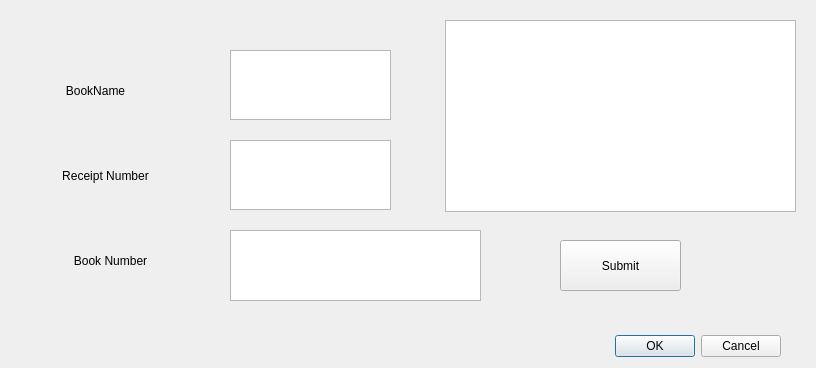
<?xml version="1.0" encoding="UTF-8"?>
<ui version="4.0">
 <class>Return</class>
 <widget class="QDialog" name="Return">
  <property name="geometry">
   <rect>
    <x>0</x>
    <y>0</y>
    <width>816</width>
    <height>368</height>
   </rect>
  </property>
  <property name="windowTitle">
   <string>Return</string>
  </property>
  <widget class="QDialogButtonBox" name="buttonBox">
   <property name="geometry">
    <rect>
     <x>440</x>
     <y>330</y>
     <width>341</width>
     <height>32</height>
    </rect>
   </property>
   <property name="orientation">
    <enum>Qt::Horizontal</enum>
   </property>
   <property name="standardButtons">
    <set>QDialogButtonBox::Cancel|QDialogButtonBox::Ok</set>
   </property>
  </widget>
  <widget class="QTextBrowser" name="textBrowser">
   <property name="geometry">
    <rect>
     <x>445</x>
     <y>20</y>
     <width>351</width>
     <height>192</height>
    </rect>
   </property>
  </widget>
  <widget class="QTextEdit" name="BookName">
   <property name="geometry">
    <rect>
     <x>230</x>
     <y>50</y>
     <width>161</width>
     <height>70</height>
    </rect>
   </property>
  </widget>
  <widget class="QTextEdit" name="ReceiptNumber">
   <property name="geometry">
    <rect>
     <x>230</x>
     <y>140</y>
     <width>161</width>
     <height>70</height>
    </rect>
   </property>
  </widget>
  <widget class="QLabel" name="label">
   <property name="geometry">
    <rect>
     <x>30</x>
     <y>70</y>
     <width>131</width>
     <height>41</height>
    </rect>
   </property>
   <property name="text">
    <string>BookName</string>
   </property>
   <property name="alignment">
    <set>Qt::AlignCenter</set>
   </property>
  </widget>
  <widget class="QLabel" name="label_2">
   <property name="geometry">
    <rect>
     <x>10</x>
     <y>160</y>
     <width>191</width>
     <height>31</height>
    </rect>
   </property>
   <property name="text">
    <string>Receipt Number</string>
   </property>
   <property name="alignment">
    <set>Qt::AlignCenter</set>
   </property>
  </widget>
  <widget class="QLabel" name="label_3">
   <property name="geometry">
    <rect>
     <x>20</x>
     <y>240</y>
     <width>181</width>
     <height>41</height>
    </rect>
   </property>
   <property name="text">
    <string>Book Number</string>
   </property>
   <property name="alignment">
    <set>Qt::AlignCenter</set>
   </property>
  </widget>
  <widget class="QPlainTextEdit" name="BookNumber">
   <property name="geometry">
    <rect>
     <x>230</x>
     <y>230</y>
     <width>251</width>
     <height>71</height>
    </rect>
   </property>
  </widget>
  <widget class="QPushButton" name="submitbutton">
   <property name="geometry">
    <rect>
     <x>560</x>
     <y>240</y>
     <width>121</width>
     <height>51</height>
    </rect>
   </property>
   <property name="text">
    <string>Submit</string>
   </property>
  </widget>
 </widget>
 <resources/>
 <connections>
  <connection>
   <sender>buttonBox</sender>
   <signal>accepted()</signal>
   <receiver>Return</receiver>
   <slot>accept()</slot>
   <hints>
    <hint type="sourcelabel">
     <x>248</x>
     <y>254</y>
    </hint>
    <hint type="destinationlabel">
     <x>157</x>
     <y>274</y>
    </hint>
   </hints>
  </connection>
  <connection>
   <sender>buttonBox</sender>
   <signal>rejected()</signal>
   <receiver>Return</receiver>
   <slot>reject()</slot>
   <hints>
    <hint type="sourcelabel">
     <x>316</x>
     <y>260</y>
    </hint>
    <hint type="destinationlabel">
     <x>286</x>
     <y>274</y>
    </hint>
   </hints>
  </connection>
 </connections>
</ui>
